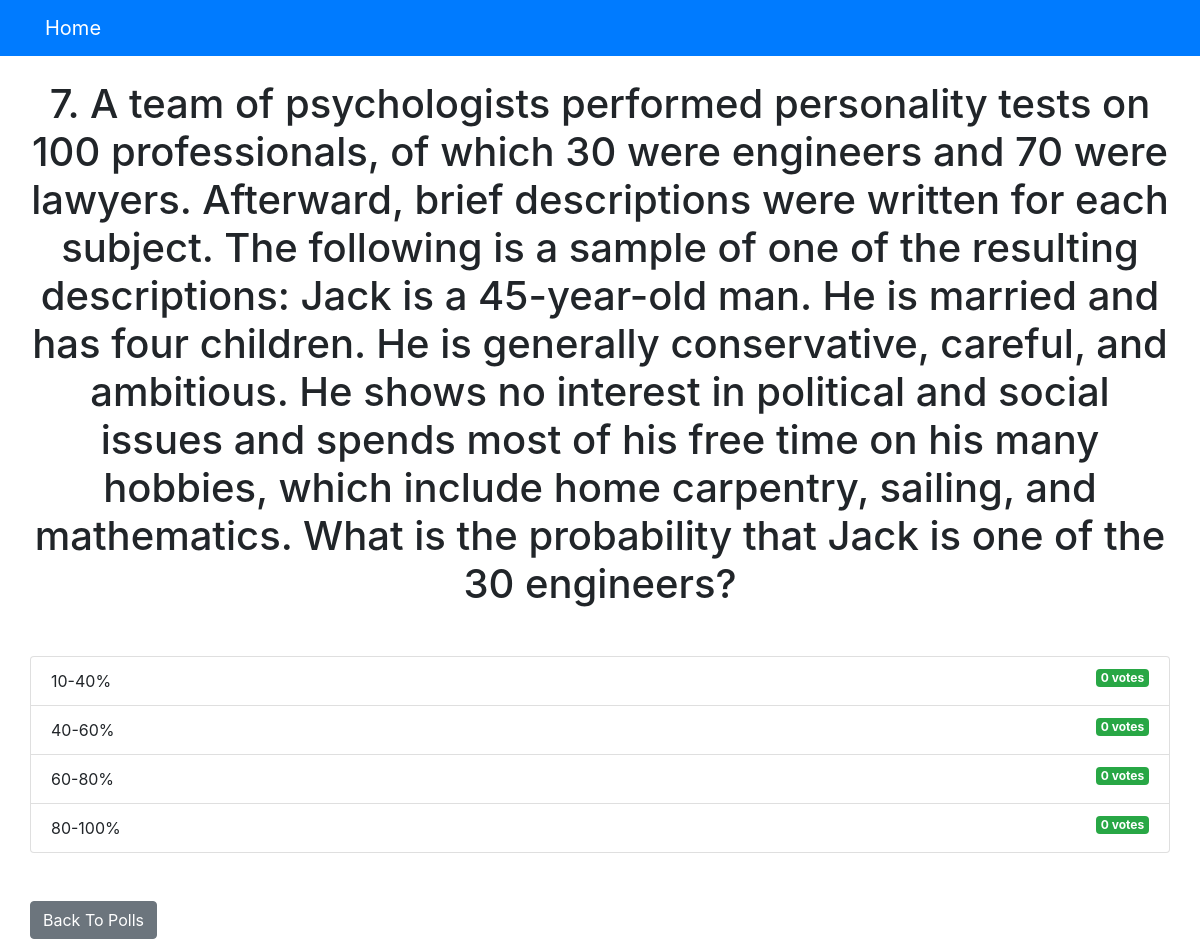
The app's page /polls/7/results/ with its own data.
### polls/models.py (models this page shows, shortened)
class Question(models.Model):
    question_text = models.CharField(max_length=4000)
    pub_date = models.DateTimeField('date published', default=None)

class Choice(models.Model):
    question = models.ForeignKey(Question, on_delete=models.CASCADE)
    choice_text = models.CharField(max_length=300)
    votes = models.IntegerField(default=0)

### polls/views.py (the view)
# urls.py: path('<int:question_id>/results/', views.results, name ='results'),
def results(request, question_id):
    question = get_object_or_404(Question, pk=question_id)
    return render(request, 'polls/results.html', {'question': question})

### templates/polls/results.html
{% extends 'base.html' %}
{% block content %}
<h1 class ="mb-5 text-center">{{ question.question_text }}</h1>
<ul class ="list-group mb-5">
	{% for choice in question.choice_set.all %}
	<li class ="list-group-item">
		{{ choice.choice_text }} <span class ="badge badge-success float-right">{{ choice.votes }}
			vote{{ choice.votes | pluralize }}</span>
	</li>
	{% endfor %}
</ul>
<a class ="btn btn-secondary" href ="{% url 'polls:index' %}">Back To Polls</a>
{% endblock %}

### records on screen
Question: question_text "7. A team of psychologists performed personality tests on 100 professionals, of which 30 were engineers and 70 were lawyers. Afterward, brief descriptions were written for each subject. The following is a sample of one of the resulting descriptions: Jack is a 45-year-old man. He is married and has four children. He is generally conservative, careful, and ambitious. He shows no interest in political and social issues and spends most of his free time on his many hobbies, which include home carpentry, sailing, and mathematics. What is the probability that Jack is one of the 30 engineers?"
Choice: choice_text "10-40%", votes "0", votes|pluralize "s"
Choice: choice_text "40-60%", votes "0", votes|pluralize "s"
Choice: choice_text "60-80%", votes "0", votes|pluralize "s"
Choice: choice_text "80-100%", votes "0", votes|pluralize "s"
